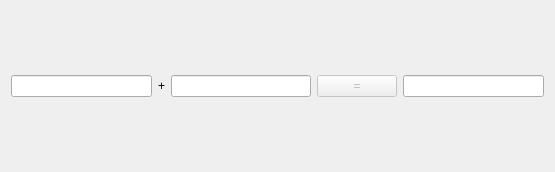
<?xml version="1.0" encoding="UTF-8"?>
<ui version="4.0">
 <class>CalculatorDialog</class>
 <widget class="QDialog" name="CalculatorDialog">
  <property name="geometry">
   <rect>
    <x>0</x>
    <y>0</y>
    <width>555</width>
    <height>172</height>
   </rect>
  </property>
  <property name="windowTitle">
   <string>计算器</string>
  </property>
  <layout class="QHBoxLayout" name="horizontalLayout">
   <item>
    <widget class="QLineEdit" name="m_editx">
     <property name="alignment">
      <set>Qt::AlignRight|Qt::AlignTrailing|Qt::AlignVCenter</set>
     </property>
    </widget>
   </item>
   <item>
    <widget class="QLabel" name="m_label">
     <property name="text">
      <string>+</string>
     </property>
    </widget>
   </item>
   <item>
    <widget class="QLineEdit" name="m_edity">
     <property name="alignment">
      <set>Qt::AlignRight|Qt::AlignTrailing|Qt::AlignVCenter</set>
     </property>
    </widget>
   </item>
   <item>
    <widget class="QPushButton" name="m_button">
     <property name="enabled">
      <bool>false</bool>
     </property>
     <property name="text">
      <string>=</string>
     </property>
    </widget>
   </item>
   <item>
    <widget class="QLineEdit" name="m_editz">
     <property name="alignment">
      <set>Qt::AlignRight|Qt::AlignTrailing|Qt::AlignVCenter</set>
     </property>
     <property name="readOnly">
      <bool>true</bool>
     </property>
    </widget>
   </item>
  </layout>
 </widget>
 <resources/>
 <connections/>
</ui>
